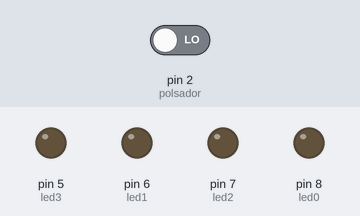
A sketch run on a simulated Arduino Uno, built with avr-gcc and run on an emulated ATmega328P. Parts: output pins drawn as LEDs (lit = HIGH). The test bench sets the inputs (shaded band); at power-on: pin 2 (polsador) LOW. Random numbers use the default seed unless the sketch sets one.

Above: at 1.2 s.
1.3 s: pin 2 (polsador) driven HIGH
At 2.5 s:
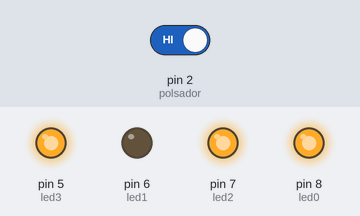
At 4.0 s:
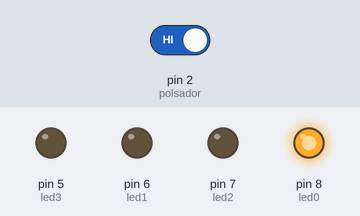
4.3 s: pin 2 (polsador) driven LOW
5.8 s: pin 2 (polsador) driven HIGH
At 7.1 s:
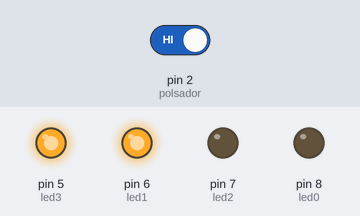
Timing chart, 0 to 17.8 s (numbered marks = the images above; inputs shaded):
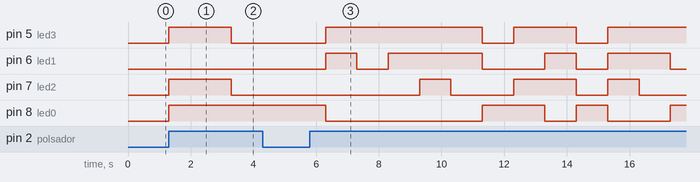

The sketch:

Dau_2.ino
```cpp
/**********************************************************************************
**                                                                               **
**                              Entrades i sortides                              **
**                                                                               **
**  Jordi Pujolreu SALA                                              6/3/17      **
**********************************************************************************/

//********** Includes *************************************************************

//********** Variables ************************************************************
const int led0 = 8;          // donar nom al pin 5 de l’Arduino
const int led1 = 6;          // donar nom al pin 6 de l’Arduino
const int led2 = 7;          // donar nom al pin 7 de l’Arduino
const int led3 = 5;          // donar nom al pin 8 de l’Arduino
int a = 1000;
const int polsador =2 ;
int num ;


//********** Setup ****************************************************************
void setup()
{
  pinMode(led0, OUTPUT);     // definir el pin 5 com una sortida
  pinMode(led1, OUTPUT);     // definir el pin 6 com una sortida
  pinMode(led2, OUTPUT);     // definir el pin 7 com una sortida
  pinMode(led3, OUTPUT);     // definir el pin 8 com una sortida
  pinMode(polsador, INPUT);

}

//********** Loop *****************************************************************
void loop()
{

  if(digitalRead(2)==HIGH){

    num = random(1,7);


   }
  if (num == 1 ){
  digitalWrite(led0, LOW);
  digitalWrite(led1, HIGH);
  digitalWrite(led2, HIGH);
  digitalWrite(led3, HIGH);
  delay(a);
  }
  if (num == 2 ){
  digitalWrite(led0, HIGH);
  digitalWrite(led1, LOW);
  digitalWrite(led2, HIGH);
  digitalWrite(led3, HIGH);
  delay(a);     // espera
  }
  if (num == 3 )  {
  digitalWrite(led0, LOW);
  digitalWrite(led1, HIGH);
  digitalWrite(led2, LOW);
  digitalWrite(led3, HIGH);
  delay(a);     // espera
  }
  if (num == 4 ){
  digitalWrite(led0, HIGH);
  digitalWrite(led1, LOW);
  digitalWrite(led2, LOW);
  digitalWrite(led3, HIGH);
  delay(a);     // espera
  }
  if (num == 5 ){
  digitalWrite(led0, LOW);
  digitalWrite(led1, LOW);
  digitalWrite(led2, LOW);
  digitalWrite(led3, HIGH);
  delay(a);     // espera
  }
  if (num == 6 ){
  digitalWrite(led0, HIGH);
  digitalWrite(led1, LOW);
  digitalWrite(led2, LOW);
  digitalWrite(led3, LOW);
  delay(a);     // espera
  }


}

//********** Funcions *************************************************************
```

Measured:
- after the input at 1.3 s, pin 5 (led3), pin 7 (led2): LOW → HIGH at once, → LOW 2.0 s later; pin 8 (led0): LOW → HIGH at once
- after the input at 4.3 s, every drawn part: stays the same
- after the input at 5.8 s, pin 5 (led3): goes HIGH 5.0 s, LOW 1.0 s, HIGH 2.0 s, LOW 1.0 s, then HIGH, starting after 0.50 s; pin 6 (led1): LOW → HIGH after 0.50 s, → LOW 1.0 s later, → HIGH 1.0 s later, → LOW 3.0 s later, … (8 changes in this stretch)
